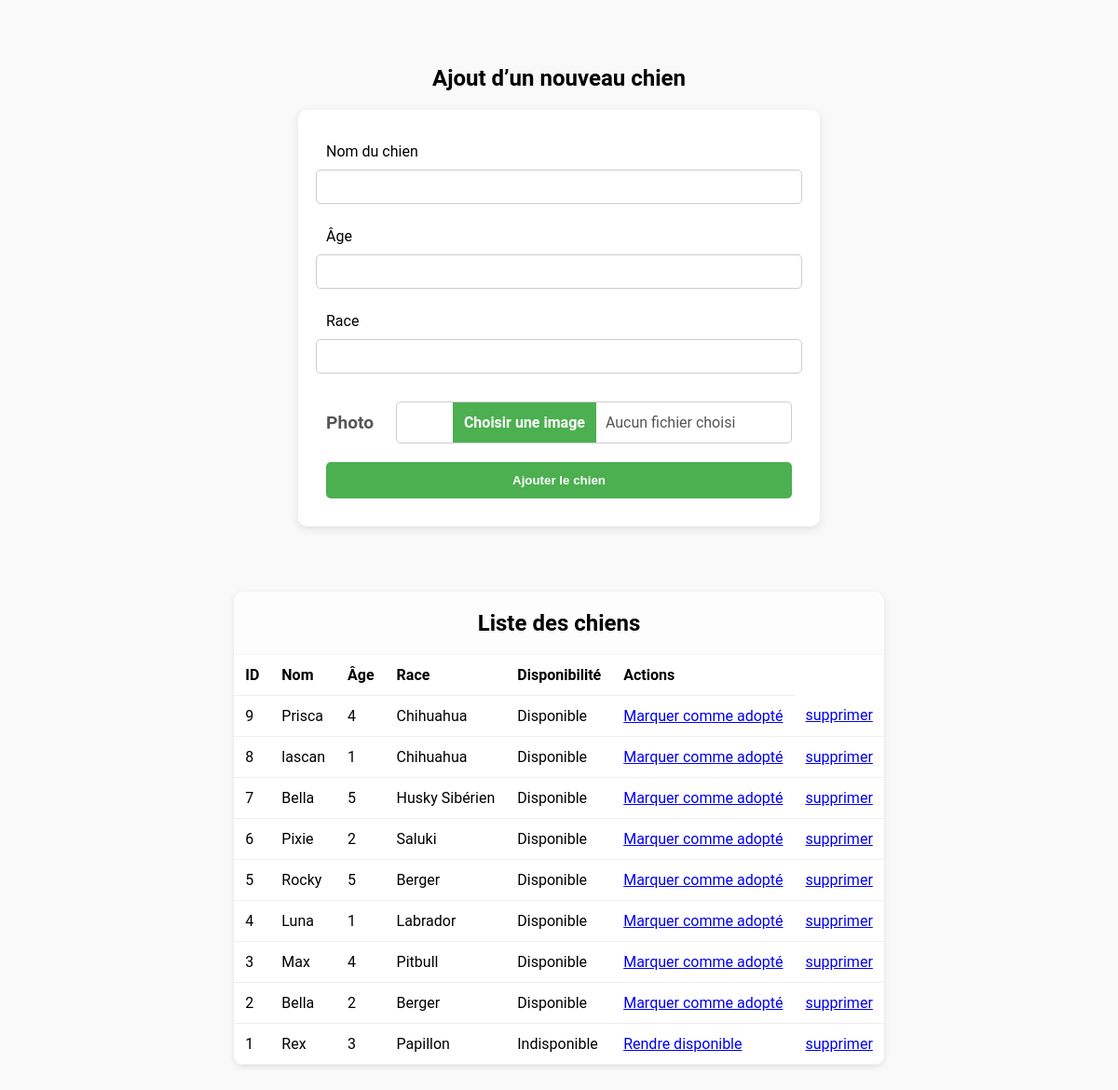
Page /admin/Backoffice.php on the committed database.
### tables this page shows
CREATE TABLE `chiens` (
  `id` int NOT NULL,
  `nom` varchar(100) NOT NULL,
  `age` int NOT NULL,
  `race` varchar(100) NOT NULL,
  `photo` varchar(255) NOT NULL,
  `date_ajout` datetime DEFAULT CURRENT_TIMESTAMP,
  `etat` tinyint(1) NOT NULL DEFAULT '1'
);

### admin/Backoffice.php (the view, shortened to what this page needs)
<?php
require_once '../database/bd.php';
$result = $pdo->query("SELECT * FROM chiens ORDER BY id DESC");
?>
<!DOCTYPE html>
<html lang="en">
<head>
    <link rel="stylesheet" href="../assets/css/style.css">
</head>
<body>
    <main class="backoffice-main">
        <div class="chien-upload-delet">
            <div class="data-upload">
                <h2>Ajout d’un nouveau chien</h2>
                <form class="form-backoffice" action="Backoffice.php" method="POST" enctype="multipart/form-data">
                    <label class="label" for="nom">Nom du chien</label>
                    <input type="text" name="nom" id="nom" required>
                    <label class="label" for="age">Âge</label>
                    <input type="number" name="age" id="age" required min="0">
                    <label class="label" for="race">Race</label>
                    <input type="text" name="race" id="race" required>
                    <div class="image">
                        <label class="label-photo" for="photo">Photo</label>
                        <div class="choose-image">
                            <label for="photo" class="btn-upload">Choisir une image</label>
                            <span id="file-name">Aucun fichier choisi</span>
                        </div>
                    </div>
                    <button type="submit">Ajouter le chien</button>
                </form>
            </div>
            <div class="data-table">
                <h2>Liste des chiens</h2>
                <table class="chien-list">
                    <thead>
                        <tr>
                            <th>ID</th>
                            <th>Nom</th>
                            <th>Âge</th>
                            <th>Race</th>
                            <th>Disponibilité</th>
                            <th>Actions</th>
                        </tr>
                    </thead>
                    <tbody>
                        <?php while ($chien = $result->fetch(PDO::FETCH_ASSOC)): ?>
                            <tr>
                                <td><?= htmlspecialchars($chien['id']) ?></td>
                                <td><?= htmlspecialchars($chien['nom']) ?></td>
                                <td><?= htmlspecialchars($chien['age']) ?></td>
                                <td><?= htmlspecialchars($chien['race'])?></td>
                                <td><?= $chien['etat'] ? 'Disponible' : 'Indisponible' ?></td>
                                <td>
                                    <a class="toggle-dispo" href="?toggle=<?= $chien['id'] ?>">
                                        <?= $chien['etat'] ? 'Marquer comme adopté' : 'Rendre disponible' ?>
                                    </a>
                                </td>
                                <td>
                                    <a class="delete-chien" href="?delete=<?= $row['id']?>" onclick="return confirm('Voulez vous supprimer?')">supprimer</a>
                                </td>
                            </tr>
                        <?php endwhile; ?>
                    </tbody>
                </table>
            </div>
        </div>
    </main>
</body>
</html>

### assets/css/style.css (style rules this page uses)
body { font-family: "Roboto", sans-serif; top: 0; padding: 0; display: flex; flex-direction: column; margin: 0; }
.backoffice-main { display: flex; justify-content: center; align-items: center; padding: 30px; background-color: #f9f9f9; }
.chien-upload-delet { display: flex; flex: 1; flex-direction: column; }
.data-upload { display: flex; flex-direction: column; align-items: center; padding: 20px; border-radius: 10px; }
.data-upload h2 { text-align: center; }
.form-backoffice { display: flex; flex-direction: column; max-width: 500px; width: 100%; align-items: center; margin: auto; background: white; padding: 30px; border-radius: 10px; box-shadow: 0 3px 10px rgba(0, 0, 0, 0.1); }
.form-backoffice .label { width: 100%; padding: 5px 0 0 0; }
.form-backoffice input[type="text"], .form-backoffice input[type="number"] { width: 100%; padding: 10px; margin: 10px 0 20px; border: 1px solid #ccc; border-radius: 5px; }
.image { display: flex; width: 100%; justify-content: center; align-items: center; border-radius: 5px; margin: 10px 0 20px; }
.label-photo { width: 80px; font-size: 1.2rem; font-weight: bold; color: #555; }
.choose-image { display: flex; width: 90%; align-items: center; justify-content: center; border: 1px solid #ccc; border-radius: 5px; }
.btn-upload { padding: 12px; margin: 0; background-color: #4caf50; color: white; border: none; font-weight: bold; cursor: pointer; transition: 0.3s; }
.choose-image span { margin-left: 10px; font-size: 1rem; color: #555; }
.form-backoffice button { width: 100%; padding: 12px; background-color: #4caf50; color: white; border: none; border-radius: 5px; font-weight: bold; cursor: pointer; }
.data-table { max-width: 100%; margin: 50px auto; background: #fdfdfd; border-radius: 10px; box-shadow: 0 2px 6px rgba(0, 0, 0, 0.1); overflow: hidden; }
.data-table h2 { display: flex; justify-content: center; align-items: center; }
table { width: 100%; border-collapse: collapse; background: white; box-shadow: 0 2px 6px rgba(0, 0, 0, 0.1); }
th, td { padding: 12px; border-bottom: 1px solid #eee; text-align: left; }

### rows in the picture
chiens: id "9", nom "Prisca", age "4", race "Chihuahua", etat "Disponible"
chiens: id "8", nom "lascan", age "1", race "Chihuahua", etat "Disponible"
chiens: id "7", nom "Bella", age "5", race "Husky Sibérien", etat "Disponible"
chiens: id "6", nom "Pixie", age "2", race "Saluki", etat "Disponible"
chiens: id "5", nom "Rocky", age "5", race "Berger", etat "Disponible"
chiens: id "4", nom "Luna", age "1", race "Labrador", etat "Disponible"
chiens: id "3", nom "Max", age "4", race "Pitbull", etat "Disponible"
chiens: id "2", nom "Bella", age "2", race "Berger", etat "Disponible"
chiens: id "1", nom "Rex", age "3", race "Papillon", etat "Indisponible"
